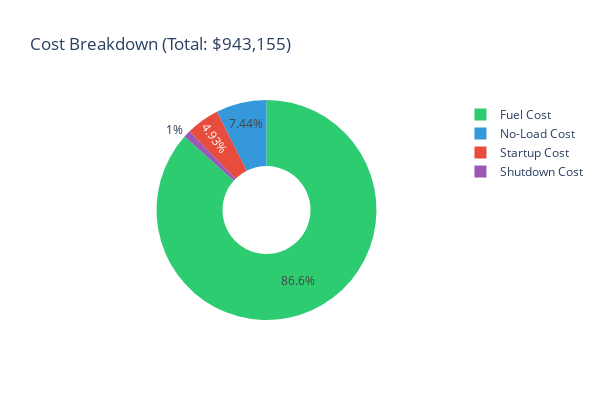

The code cell stored with this chart in its notebook:
### Code cell
def calculate_cost_breakdown(results, generators_df):
    """
    Calculate and visualize cost breakdown.
    """
    G = results['generators']
    T = results['time_periods']
    u, v, w, p = results['u'], results['v'], results['w'], results['p']

    gen_params = {row['id']: row for _, row in generators_df.iterrows()}

    fuel_cost = sum(gen_params[g]['fuel_cost'] * (p[(g, t)] if p[(g, t)] else 0)
                    for g in G for t in T)
    no_load_cost = sum(gen_params[g]['no_load_cost'] * (u[(g, t)] if u[(g, t)] else 0)
                       for g in G for t in T)
    startup_cost = sum(gen_params[g]['startup_cost'] * (v[(g, t)] if v[(g, t)] else 0)
                       for g in G for t in T)
    shutdown_cost = sum(gen_params[g]['shutdown_cost'] * (w[(g, t)] if w[(g, t)] else 0)
                        for g in G for t in T)

    costs = {
        'Fuel Cost': fuel_cost,
        'No-Load Cost': no_load_cost,
        'Startup Cost': startup_cost,
        'Shutdown Cost': shutdown_cost
    }

    # Pie chart
    fig = go.Figure(data=[go.Pie(
        labels=list(costs.keys()),
        values=list(costs.values()),
        hole=0.4,
        marker_colors=['#2ecc71', '#3498db', '#e74c3c', '#9b59b6']
    )])

    fig.update_layout(
        title=f'Cost Breakdown (Total: ${sum(costs.values()):,.0f})',
        height=400,
        width=600,
        template='plotly_white'
    )

    return fig, costs

fig_costs, cost_breakdown = calculate_cost_breakdown(results, generators_df)
fig_costs.show()
print("\nCost Breakdown:")
for cost_type, value in cost_breakdown.items():
    print(f"  {cost_type}: ${value:,.2f}")

### Figure 1 — Plotly figure (JSON) as saved in the notebook; plotly's stock layout.template omitted (floating-point values rounded to 4 significant figures)
{"data": [{"hole": 0.4, "labels": ["Fuel Cost", "No-Load Cost", "Startup Cost", "Shutdown Cost"], "marker": {"colors": ["#2ecc71", "#3498db", "#e74c3c", "#9b59b6"]}, "values": [817100.0, 70180.0, 46470.0, 9439.0], "type": "pie"}], "layout": {"title": {"text": "Cost Breakdown (Total: $943,155)"}, "height": 400, "width": 600}}
